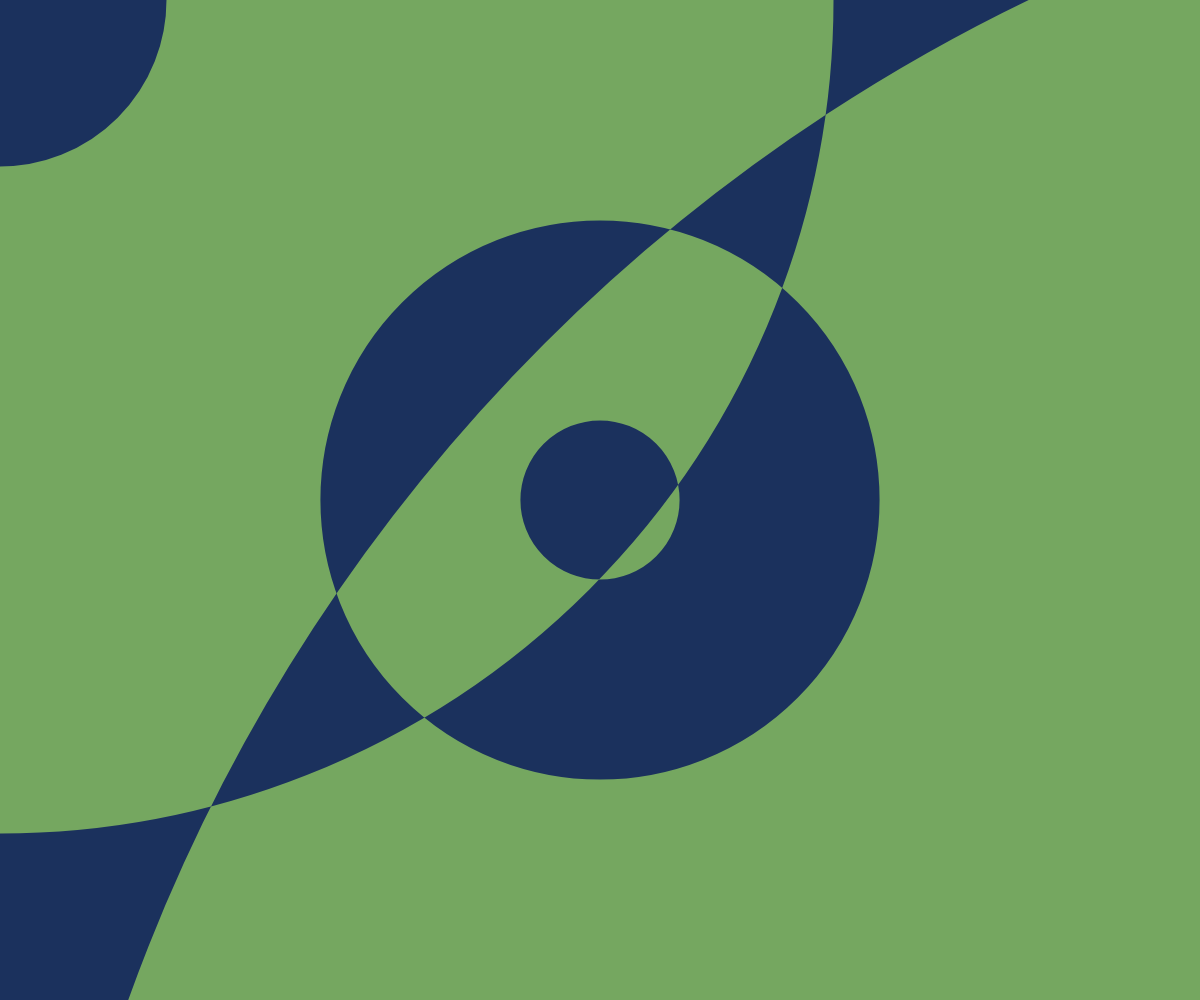
Frame 1 (no input)
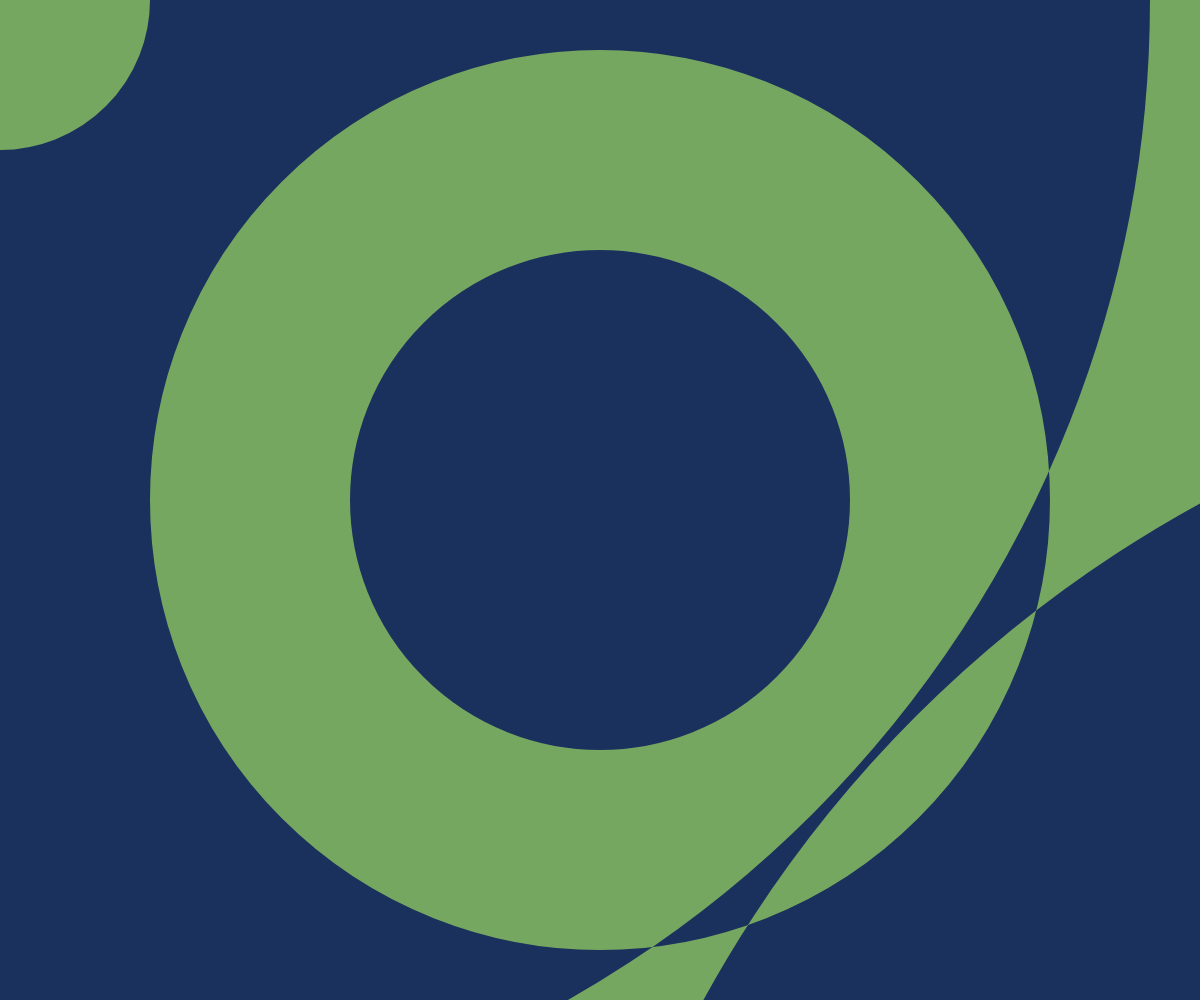
Frame 60 (no input)
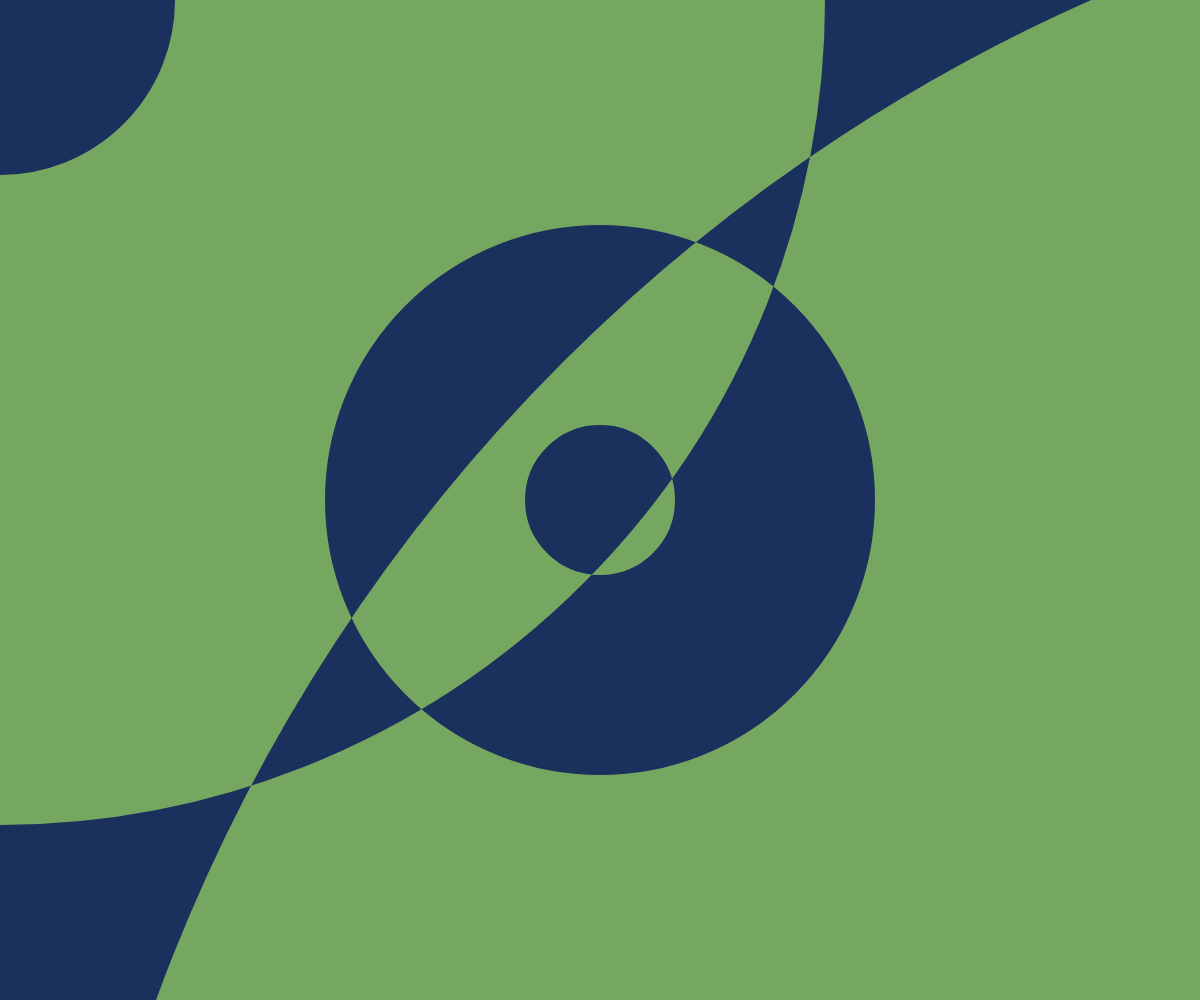
Frame 120 (the mouse pressed at the canvas centre since frame 60)

The p5.js sketch that drew these frames (run headless with seeded random() and noise() and a simulated clock; from frame 60 on, the mouse is pressed at the canvas centre):

// p5.js sketch
// ── sketch.js
function setup() {
  createCanvas(windowWidth, windowHeight);
  angleMode(DEGREES);
}

function windowResized() {
  resizeCanvas(windowWidth, windowHeight);
}

function draw() {
  blendMode(BLEND);
  background(27, 49, 93);
  fill(144, 216, 189);
  blendMode(DIFFERENCE);
  // blendMode(EXCLUSION);
  drawCircle1();
  drawCircle2();
  drawCircle3();
}

function drawCircle1() {
  let px = width / 2;
  let py = height / 2;
  let minDim = min(width, height);
  let size = 200;

  let time = millis() / 1000;
  let duration = 4;
  let playhead = (time / duration) % 1;
  let anim = sin(playhead * 360) * 0.5 + 0.5;
  let thickness = minDim * 0.7 * anim;

  noFill();
  stroke(144, 216, 189);
  strokeWeight(thickness);
  ellipse(px, py, size, size);
}

function drawCircle2() {
  push();
  translate(width / 2, height / 2);
  let px = 0;
  let py = 0;
  pop();
  let minDim = min(width, height);
  let size = 1000;

  let time = millis() / 1000;
  let duration = 4;
  let playhead = (time / duration) % 1;
  let anim = sin(playhead * 360) * 0.5 + 0.5;
  let thickness = minDim * 1.3 * anim;

  noFill();
  stroke(144, 216, 189);
  strokeWeight(thickness);
  ellipse(px, py, size, size);
}

function drawCircle3() {
  let px = windowWidth + 600;
  let py = windowHeight + 600;
  let minDim = min(width, height);
  let size = 1500;

  let time = millis() / 1000;
  let duration = 4;
  let playhead = (time / duration) % 1;
  let anim = sin(playhead * 360) * 0.5 + 0.5;
  let thickness = minDim * 4 * anim;

  noFill();
  stroke(144, 216, 189);
  strokeWeight(thickness);
  ellipse(px, py, size, size);
}
